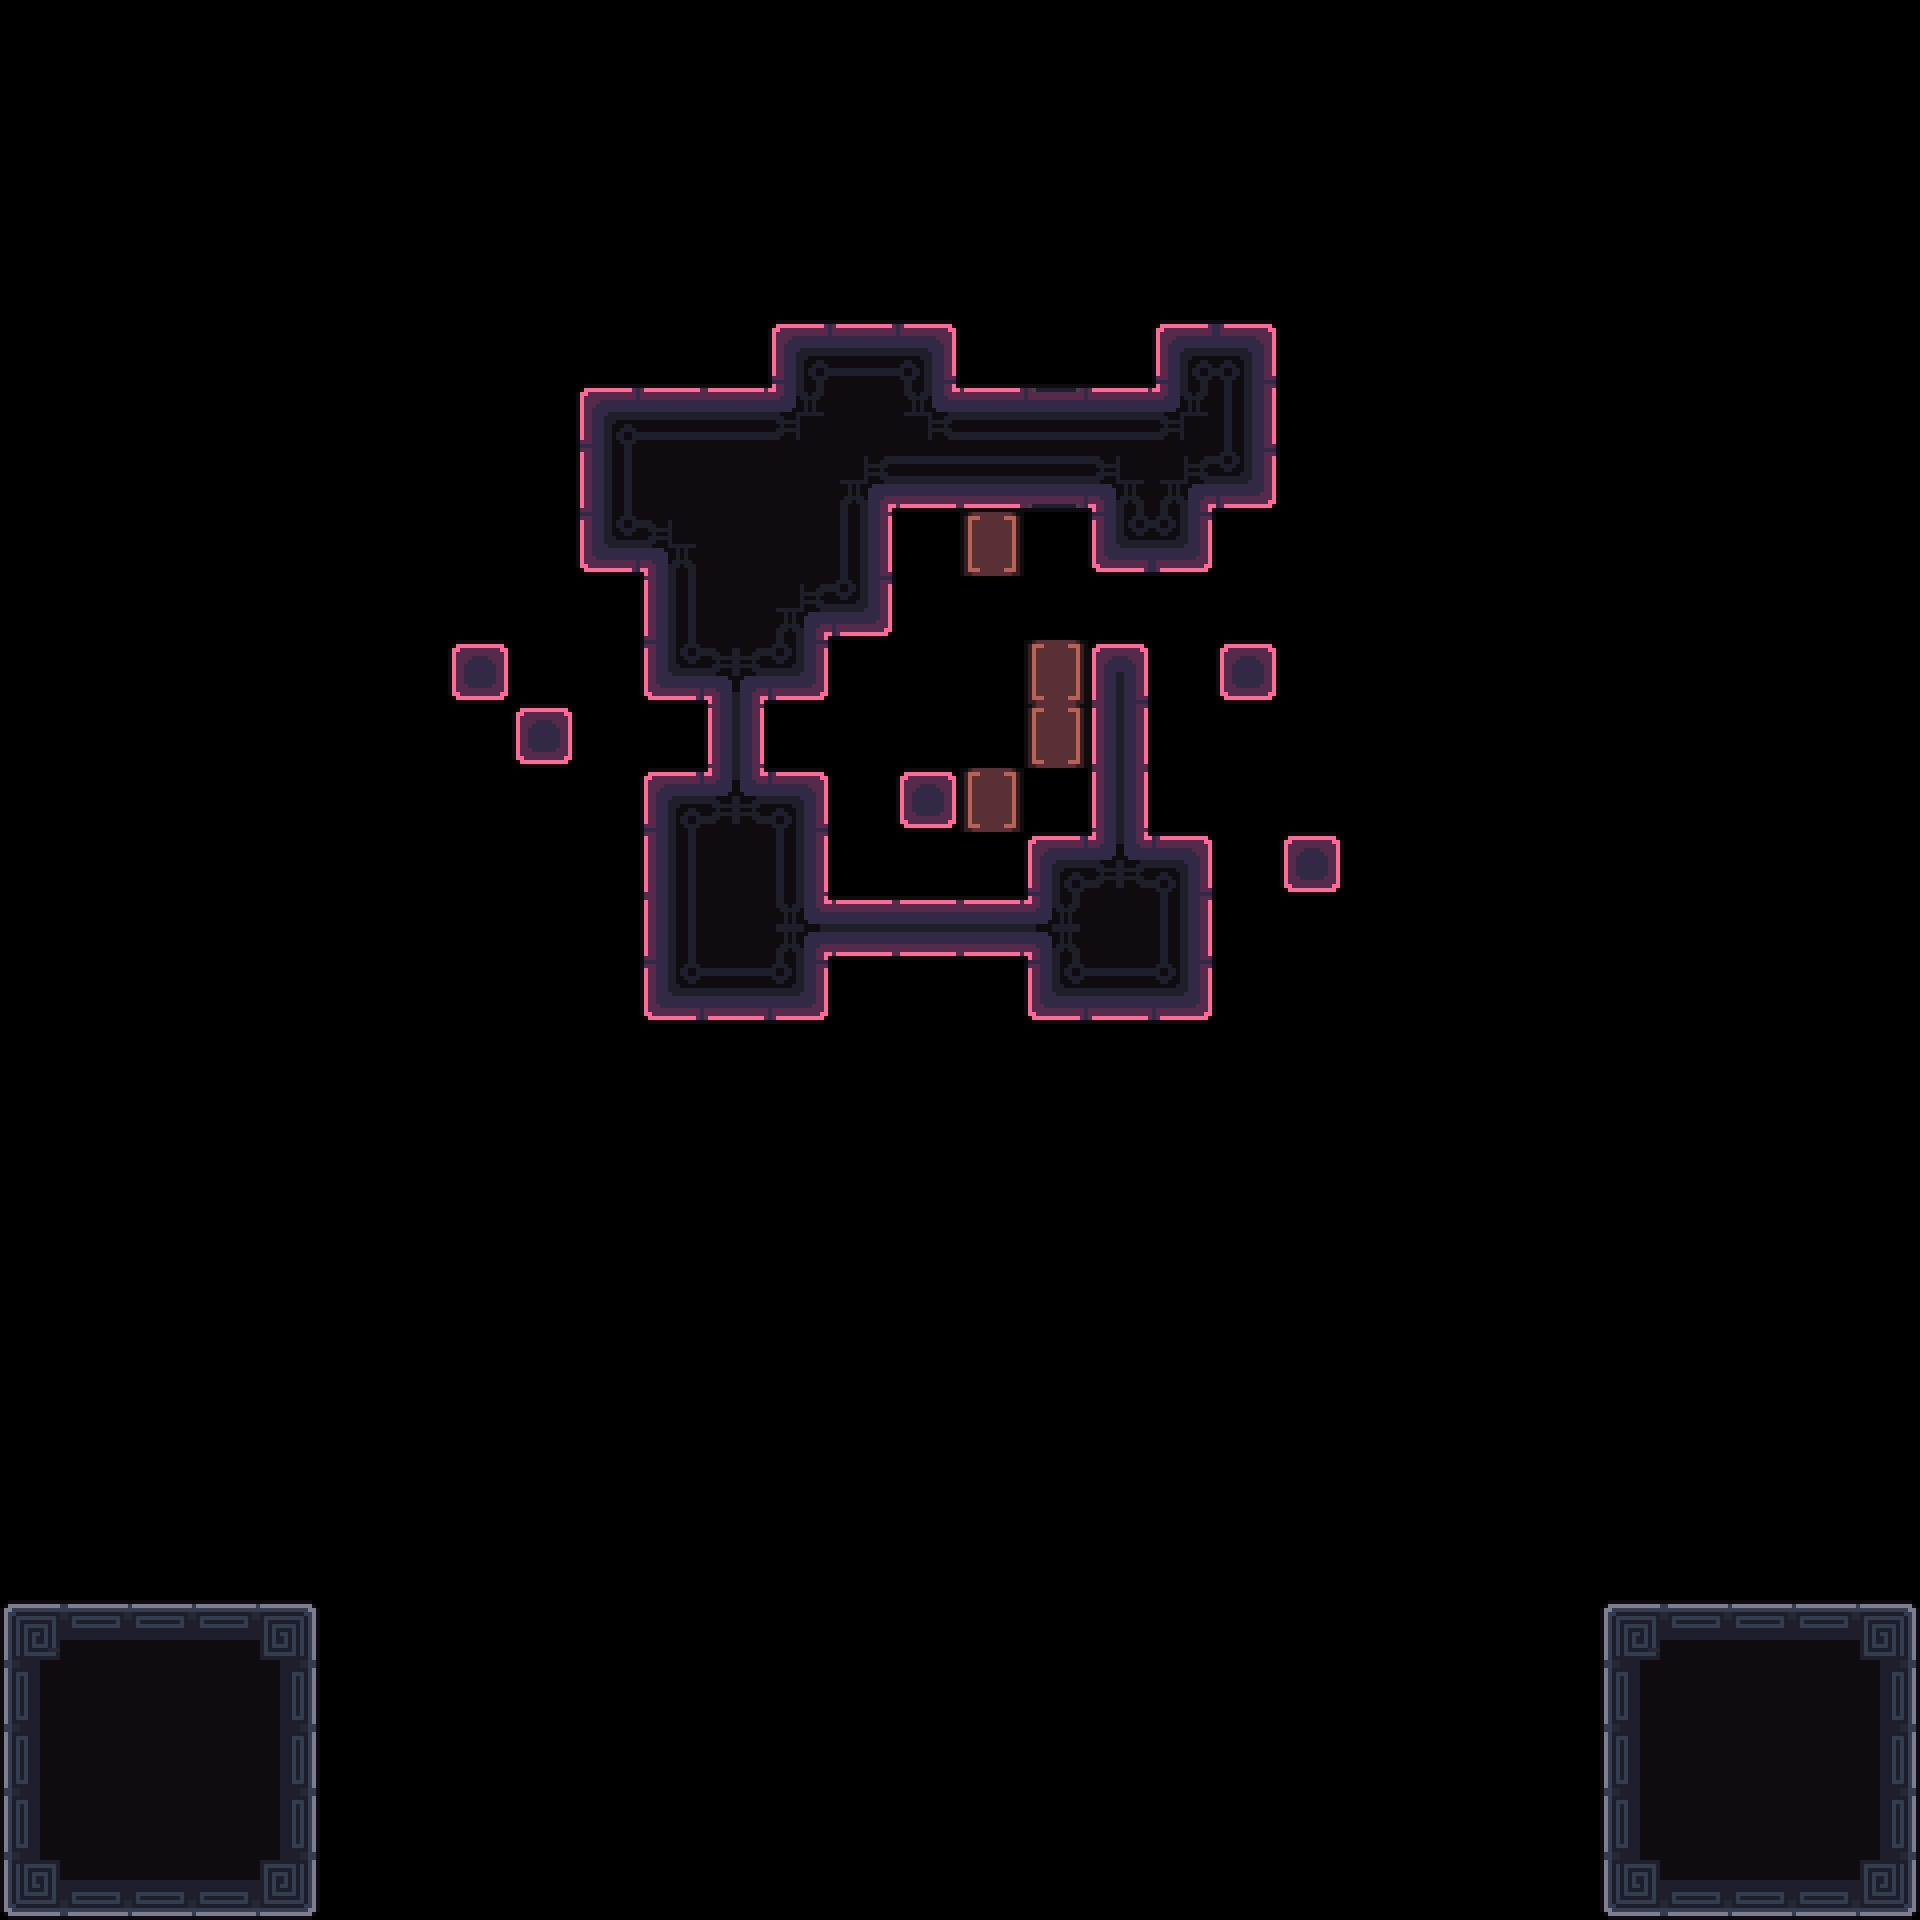

This is a level from a 2D game, rendered from its Tiled map with the project's own tilesets. A one-line summary and the complete map file follow:
An orthogonal 30x30 tile map with 64x64 px tiles, 3 tile layers (Decoration, Main, Exit) and 17 objects (6x Spike, 4x Battery, 3x 1, Camera1, Camera2, ...).

<map version="1.10" tiledversion="1.11.2" orientation="orthogonal" renderorder="right-down" width="30" height="30" tilewidth="64" tileheight="64" infinite="0" nextlayerid="7" nextobjectid="95">
 <tileset firstgid="1" source="../tilesets/tileset_d.tsx" />
 <objectgroup id="4" name="Triggers" visible="0">
  <object id="23" name="Camera1" x="960" y="672">
   <point />
  </object>
  <object id="24" name="Camera2" x="704" y="480">
   <point />
  </object>
  <object id="29" name="Unactive" x="0" y="1600" width="320" height="320" />
  <object id="90" name="Win" x="0" y="64" width="1920" height="1216" />
  <object id="91" name="Data" type="1" x="0" y="0" width="63.6932" height="63.6932">
   <properties>
    <property name="bg" value="pink" />
    <property name="level_number" type="int" value="5" />
    <property name="level_unlock" value="6, 10, 19" />
   </properties>
  </object>
  <object id="94" name="Tutorial" type="1" x="1024" y="448" width="63.6932" height="63.6932" />
 </objectgroup>
 <layer id="3" name="Decoration" width="30" height="30">
  <data encoding="csv">
0,0,0,0,0,0,0,0,0,0,0,0,0,0,0,0,0,0,0,0,0,0,0,0,0,0,0,0,0,0,
0,0,0,0,0,0,0,0,0,0,0,0,0,0,0,0,0,0,0,0,0,0,0,0,0,0,0,0,0,0,
0,0,0,0,0,0,0,0,0,0,0,0,0,0,0,0,0,0,0,0,0,0,0,0,0,0,0,0,0,0,
0,0,0,0,0,0,0,0,0,0,0,0,0,0,0,0,0,0,0,0,0,0,0,0,0,0,0,0,0,0,
0,0,0,0,0,0,0,0,0,0,0,0,0,0,0,0,0,0,0,0,0,0,0,0,0,0,0,0,0,0,
0,0,0,0,0,0,0,0,0,0,0,0,0,0,0,0,0,0,0,0,0,0,0,0,0,0,0,0,0,0,
0,0,0,0,0,0,0,0,0,0,0,0,0,0,0,0,0,0,0,0,0,0,0,0,0,0,0,0,0,0,
0,0,0,0,0,0,0,0,0,0,0,0,0,0,0,0,0,0,0,0,0,0,0,0,0,0,0,0,0,0,
0,0,0,0,0,0,0,0,0,0,0,0,0,0,0,77,0,0,0,0,0,0,0,0,0,0,0,0,0,0,
0,0,0,0,0,0,0,0,0,0,0,0,0,0,0,0,0,0,0,0,0,0,0,0,0,0,0,0,0,0,
0,0,0,0,0,0,0,0,0,0,0,0,0,0,0,0,77,0,0,0,0,0,0,0,0,0,0,0,0,0,
0,0,0,0,0,0,0,0,0,0,0,0,0,0,0,0,77,0,0,0,0,0,0,0,0,0,0,0,0,0,
0,0,0,0,0,0,0,0,0,0,0,0,0,0,0,77,0,0,0,0,0,0,0,0,0,0,0,0,0,0,
0,0,0,0,0,0,0,0,0,0,0,0,0,0,0,0,0,0,0,0,0,0,0,0,0,0,0,0,0,0,
0,0,0,0,0,0,0,0,0,0,0,0,0,0,0,0,0,0,0,0,0,0,0,0,0,0,0,0,0,0,
0,0,0,0,0,0,0,0,0,0,0,0,0,0,0,0,0,0,0,0,0,0,0,0,0,0,0,0,0,0,
0,0,0,0,0,0,0,0,0,0,0,0,0,0,0,0,0,0,0,0,0,0,0,0,0,0,0,0,0,0,
0,0,0,0,0,0,0,0,0,0,0,0,0,0,0,0,0,0,0,0,0,0,0,0,0,0,0,0,0,0,
0,0,0,0,0,0,0,0,0,0,0,0,0,0,0,0,0,0,0,0,0,0,0,0,0,0,0,0,0,0,
0,0,0,0,0,0,0,0,0,0,0,0,0,0,0,0,0,0,0,0,0,0,0,0,0,0,0,0,0,0,
0,0,0,0,0,0,0,0,0,0,0,0,0,0,0,0,0,0,0,0,0,0,0,0,0,0,0,0,0,0,
0,0,0,0,0,0,0,0,0,0,0,0,0,0,0,0,0,0,0,0,0,0,0,0,0,0,0,0,0,0,
0,0,0,0,0,0,0,0,0,0,0,0,0,0,0,0,0,0,0,0,0,0,0,0,0,0,0,0,0,0,
0,0,0,0,0,0,0,0,0,0,0,0,0,0,0,0,0,0,0,0,0,0,0,0,0,0,0,0,0,0,
0,0,0,0,0,0,0,0,0,0,0,0,0,0,0,0,0,0,0,0,0,0,0,0,0,0,0,0,0,0,
0,0,0,0,0,0,0,0,0,0,0,0,0,0,0,0,0,0,0,0,0,0,0,0,0,0,0,0,0,0,
0,0,0,0,0,0,0,0,0,0,0,0,0,0,0,0,0,0,0,0,0,0,0,0,0,0,0,0,0,0,
0,0,0,0,0,0,0,0,0,0,0,0,0,0,0,0,0,0,0,0,0,0,0,0,0,0,0,0,0,0,
0,0,0,0,0,0,0,0,0,0,0,0,0,0,0,0,0,0,0,0,0,0,0,0,0,0,0,0,0,0,
0,0,0,0,0,0,0,0,0,0,0,0,0,0,0,0,0,0,0,0,0,0,0,0,0,0,0,0,0,0
</data>
 </layer>
 <layer id="1" name="Main" width="30" height="30">
  <data encoding="csv">
0,0,0,0,0,0,0,0,0,0,0,0,0,0,0,0,0,0,0,0,0,0,0,0,0,0,0,0,0,0,
0,0,0,0,0,0,0,0,0,0,0,0,0,0,0,0,0,0,0,0,0,0,0,0,0,0,0,0,0,0,
0,0,0,0,0,0,0,0,0,0,0,0,0,0,0,0,0,0,0,0,0,0,0,0,0,0,0,0,0,0,
0,0,0,0,0,0,0,0,0,0,0,0,0,0,0,0,0,0,0,0,0,0,0,0,0,0,0,0,0,0,
0,0,0,0,0,0,0,0,0,0,0,0,0,0,0,0,0,0,0,0,0,0,0,0,0,0,0,0,0,0,
0,0,0,0,0,0,0,0,0,0,0,0,4,6,9,0,0,0,4,9,0,0,0,0,0,0,0,0,0,0,
0,0,0,0,0,0,0,0,0,4,6,6,7,26,8,6,0,6,7,27,0,0,0,0,0,0,0,0,0,0,
0,0,0,0,0,0,0,0,0,22,26,26,26,44,42,42,0,43,44,45,0,0,0,0,0,0,0,0,0,0,
0,0,0,0,0,0,0,0,0,40,43,26,26,27,0,0,0,40,45,0,0,0,0,0,0,0,0,0,0,0,
0,0,0,0,0,0,0,0,0,0,22,26,44,45,0,0,0,0,0,0,0,0,0,0,0,0,0,0,0,0,
0,0,0,0,0,0,0,3,0,0,40,2147483685,45,0,0,0,0,21,0,3,0,0,0,0,0,0,0,0,0,0,
0,0,0,0,0,0,0,0,3,0,0,19,0,0,0,0,0,0,0,0,0,0,0,0,0,0,0,0,0,0,
0,0,0,0,0,0,0,0,0,0,4,3221225509,9,0,3,0,0,19,0,0,0,0,0,0,0,0,0,0,0,0,
0,0,0,0,0,0,0,0,0,0,22,26,27,0,0,0,4,3221225509,9,0,3,0,0,0,0,0,0,0,0,0,
0,0,0,0,0,0,0,0,0,0,22,26,1610612773,1610612755,1610612755,1610612755,3758096421,26,27,0,0,0,0,0,0,0,0,0,0,0,
0,0,0,0,0,0,0,0,0,0,40,42,45,0,0,0,40,42,45,0,0,0,0,0,0,0,0,0,0,0,
0,0,0,0,0,0,0,0,0,0,0,0,0,0,0,0,0,0,0,0,0,0,0,0,0,0,0,0,0,0,
0,0,0,0,0,0,0,0,0,0,0,0,0,0,0,0,0,0,0,0,0,0,0,0,0,0,0,0,0,0,
0,0,0,0,0,0,0,0,0,0,0,0,0,0,0,0,0,0,0,0,0,0,0,0,0,0,0,0,0,0,
0,0,0,0,0,0,0,0,0,0,0,0,0,0,0,0,0,0,0,0,0,0,0,0,0,0,0,0,0,0,
0,0,0,0,0,0,0,0,0,0,0,0,0,0,0,0,0,0,0,0,0,0,0,0,0,0,0,0,0,0,
0,0,0,0,0,0,0,0,0,0,0,0,0,0,0,0,0,0,0,0,0,0,0,0,0,0,0,0,0,0,
0,0,0,0,0,0,0,0,0,0,0,0,0,0,0,0,0,0,0,0,0,0,0,0,0,0,0,0,0,0,
0,0,0,0,0,0,0,0,0,0,0,0,0,0,0,0,0,0,0,0,0,0,0,0,0,0,0,0,0,0,
0,0,0,0,0,0,0,0,0,0,0,0,0,0,0,0,0,0,0,0,0,0,0,0,0,0,0,0,0,0,
10,12,12,12,15,0,0,0,0,0,0,0,0,0,0,0,0,0,0,0,0,0,0,0,0,10,12,12,12,15,
28,32,32,32,33,0,0,0,0,0,0,0,0,0,0,0,0,0,0,0,0,0,0,0,0,28,32,32,32,33,
28,32,32,32,33,0,0,0,0,0,0,0,0,0,0,0,0,0,0,0,0,0,0,0,0,28,32,32,32,33,
28,32,32,32,33,0,0,0,0,0,0,0,0,0,0,0,0,0,0,0,0,0,0,0,0,28,32,32,32,33,
46,48,48,48,51,0,0,0,0,0,0,0,0,0,0,0,0,0,0,0,0,0,0,0,0,46,48,48,48,51
</data>
 </layer>
 <layer id="6" name="Exit" width="30" height="30">
  <data encoding="csv">
0,0,0,0,0,0,0,0,0,0,0,0,0,0,0,0,0,0,0,0,0,0,0,0,0,0,0,0,0,0,
0,0,0,0,0,0,0,0,0,0,0,0,0,0,0,0,0,0,0,0,0,0,0,0,0,0,0,0,0,0,
0,0,0,0,0,0,0,0,0,0,0,0,0,0,0,0,0,0,0,0,0,0,0,0,0,0,0,0,0,0,
0,0,0,0,0,0,0,0,0,0,0,0,0,0,0,0,0,0,0,0,0,0,0,0,0,0,0,0,0,0,
0,0,0,0,0,0,0,0,0,0,0,0,0,0,0,0,0,0,0,0,0,0,0,0,0,0,0,0,0,0,
0,0,0,0,0,0,0,0,0,0,0,0,0,0,0,0,0,0,0,0,0,0,0,0,0,0,0,0,0,0,
0,0,0,0,0,0,0,0,0,0,0,0,0,0,0,0,5,0,0,0,0,0,0,0,0,0,0,0,0,0,
0,0,0,0,0,0,0,0,0,0,0,0,0,0,0,0,41,0,0,0,0,0,0,0,0,0,0,0,0,0,
0,0,0,0,0,0,0,0,0,0,0,0,0,0,0,0,0,0,0,0,0,0,0,0,0,0,0,0,0,0,
0,0,0,0,0,0,0,0,0,0,0,0,0,0,0,0,0,0,0,0,0,0,0,0,0,0,0,0,0,0,
0,0,0,0,0,0,0,0,0,0,0,0,0,0,0,0,0,0,0,0,0,0,0,0,0,0,0,0,0,0,
0,0,0,0,0,0,0,0,0,0,0,0,0,0,0,0,0,19,0,0,0,0,0,0,0,0,0,0,0,0,
0,0,0,0,0,0,0,0,0,0,0,0,0,0,0,0,0,0,0,0,0,0,0,0,0,0,0,0,0,0,
0,0,0,0,0,0,0,0,0,0,0,0,0,0,0,0,0,0,0,0,0,0,0,0,0,0,0,0,0,0,
0,0,0,0,0,0,0,0,0,0,0,0,0,0,0,0,0,0,0,0,0,0,0,0,0,0,0,0,0,0,
0,0,0,0,0,0,0,0,0,0,0,0,0,0,0,0,0,0,0,0,0,0,0,0,0,0,0,0,0,0,
0,0,0,0,0,0,0,0,0,0,0,0,0,0,0,0,0,0,0,0,0,0,0,0,0,0,0,0,0,0,
0,0,0,0,0,0,0,0,0,0,0,0,0,0,0,0,0,0,0,0,0,0,0,0,0,0,0,0,0,0,
0,0,0,0,0,0,0,0,0,0,0,0,0,0,0,0,0,0,0,0,0,0,0,0,0,0,0,0,0,0,
0,0,0,0,0,0,0,0,0,0,0,0,0,0,0,0,0,0,0,0,0,0,0,0,0,0,0,0,0,0,
0,0,0,0,0,0,0,0,0,0,0,0,0,0,0,0,0,0,0,0,0,0,0,0,0,0,0,0,0,0,
0,0,0,0,0,0,0,0,0,0,0,0,0,0,0,0,0,0,0,0,0,0,0,0,0,0,0,0,0,0,
0,0,0,0,0,0,0,0,0,0,0,0,0,0,0,0,0,0,0,0,0,0,0,0,0,0,0,0,0,0,
0,0,0,0,0,0,0,0,0,0,0,0,0,0,0,0,0,0,0,0,0,0,0,0,0,0,0,0,0,0,
0,0,0,0,0,0,0,0,0,0,0,0,0,0,0,0,0,0,0,0,0,0,0,0,0,0,0,0,0,0,
0,0,0,0,0,0,0,0,0,0,0,0,0,0,0,0,0,0,0,0,0,0,0,0,0,0,0,0,0,0,
0,0,0,0,0,0,0,0,0,0,0,0,0,0,0,0,0,0,0,0,0,0,0,0,0,0,0,0,0,0,
0,0,0,0,0,0,0,0,0,0,0,0,0,0,0,0,0,0,0,0,0,0,0,0,0,0,0,0,0,0,
0,0,0,0,0,0,0,0,0,0,0,0,0,0,0,0,0,0,0,0,0,0,0,0,0,0,0,0,0,0,
0,0,0,0,0,0,0,0,0,0,0,0,0,0,0,0,0,0,0,0,0,0,0,0,0,0,0,0,0,0
</data>
 </layer>
 <objectgroup id="2" name="Entities">
  <object id="80" name="Player0" type="1" x="896" y="832" width="63.6932" height="63.6932" />
  <object id="81" name="Battery" x="960" y="768" width="62.4743" height="62.4743" />
  <object id="82" name="Battery" x="1024" y="704" width="62.4743" height="62.4743" />
  <object id="83" name="Battery" x="1024" y="640" width="62.4743" height="62.4743" />
  <object id="84" name="Battery" x="960" y="512" width="62.4743" height="62.4743" />
  <object id="85" name="Spike" x="1088" y="576" width="63.5" height="63.5" />
  <object id="86" name="Spike" x="1024" y="768" width="63.5" height="63.5" />
  <object id="87" name="Spike" x="1024" y="320" width="63.5" height="63.5" />
  <object id="88" name="Spike" x="768" y="704" width="63.5" height="63.5" />
  <object id="92" name="Spike" x="960" y="320" width="63.5" height="63.5" />
  <object id="93" name="Spike" x="1088" y="320" width="63.5" height="63.5" />
 </objectgroup>
</map>
